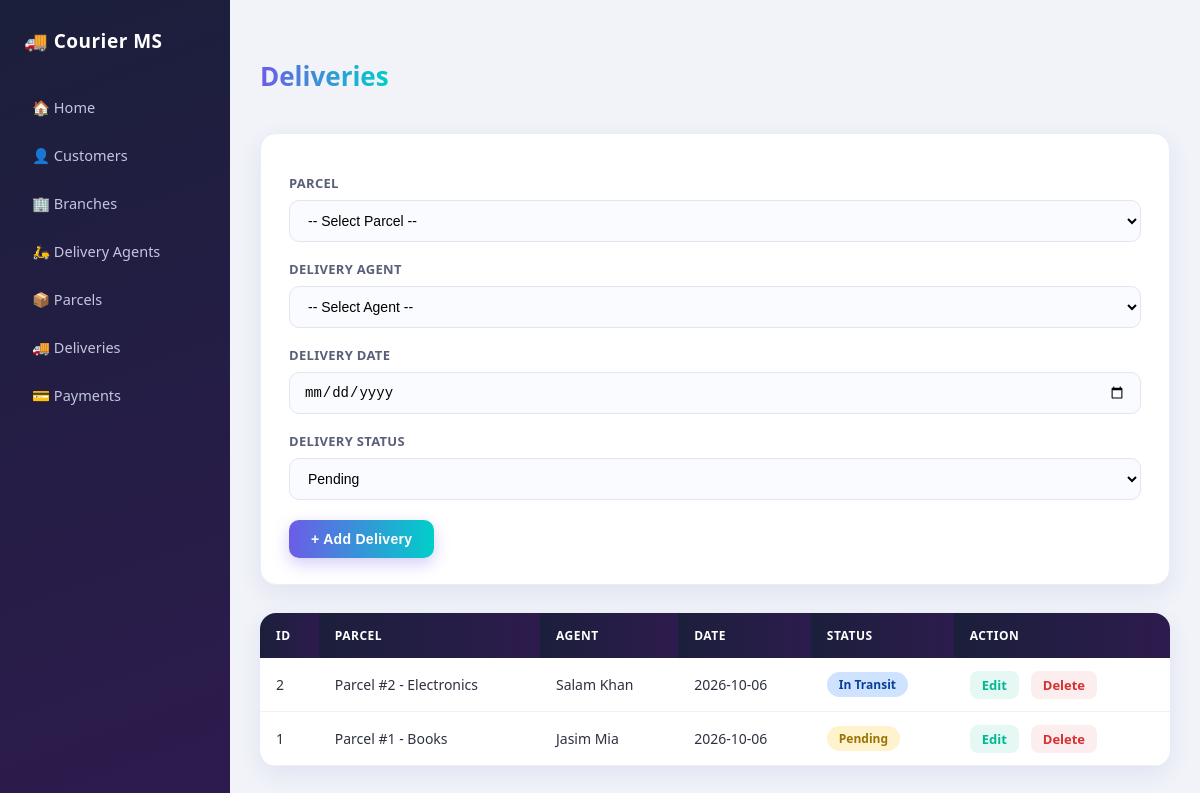
/deliveries.php, run on the app's committed database.
### tables this page shows
CREATE TABLE Deliveries (
    delivery_id INT AUTO_INCREMENT PRIMARY KEY,
    parcel_id INT,
    agent_id INT,
    delivery_date DATE,
    delivery_status VARCHAR(30) DEFAULT 'Pending',
    FOREIGN KEY (parcel_id) REFERENCES Parcels(parcel_id),
    FOREIGN KEY (agent_id) REFERENCES Delivery_Agents(agent_id)
);

CREATE TABLE Parcels (
    parcel_id INT AUTO_INCREMENT PRIMARY KEY,
    customer_id INT,
    branch_id INT,
    weight DECIMAL(6,2),
    description VARCHAR(200),
    status VARCHAR(30) DEFAULT 'Booked',
    booking_date DATE,
    FOREIGN KEY (customer_id) REFERENCES Customers(customer_id),
    FOREIGN KEY (branch_id) REFERENCES Branches(branch_id)
);

CREATE TABLE Delivery_Agents (
    agent_id INT AUTO_INCREMENT PRIMARY KEY,
    name VARCHAR(100) NOT NULL,
    phone VARCHAR(20),
    branch_id INT,
    FOREIGN KEY (branch_id) REFERENCES Branches(branch_id)
);

### deliveries.php (the view, shortened to what this page needs)
<?php
include 'includes/db_connect.php';
$edit_id = "";
$edit_delivery_date = "";
$edit_delivery_status = "";
$status_list = array("Pending", "In Transit", "Delivered", "Failed");
$all_deliveries = mysqli_query($conn, "SELECT d.*, p.description, a.name AS agent_name FROM Deliveries d LEFT JOIN Parcels p ON d.parcel_id=p.parcel_id LEFT JOIN Delivery_Agents a ON d.agent_id=a.agent_id ORDER BY d.delivery_id DESC");
function delivery_badge($status) {
    $class = "status-pending";
    if ($status == "In Transit") $class = "status-transit";
    return "<span class='status $class'>$status</span>";
}
?>
<!DOCTYPE html>
<html>
<head>
    <link rel="stylesheet" href="includes/style.css">
</head>
<body>
<?php include 'includes/nav.php'; ?>
<div class="container">
    <h2>Deliveries</h2>
    <form method="POST">
        <label>Parcel</label>
        <select name="parcel_id" required>
            <option value="">-- Select Parcel --</option>
        </select>
        <label>Delivery Agent</label>
        <select name="agent_id" required>
            <option value="">-- Select Agent --</option>
        </select>
        <label>Delivery Date</label>
        <input type="date" name="delivery_date" value="<?php echo $edit_delivery_date; ?>" required>
        <label>Delivery Status</label>
        <select name="delivery_status">
            <?php
            foreach ($status_list as $s) {
                if ($s == $edit_delivery_status) {
                    echo "<option value='$s' selected>$s</option>";
                } else {
                    echo "<option value='$s'>$s</option>";
                }
            }
            ?>
        </select>
        <?php
        if ($edit_id == "") {
            echo "<button class='btn' type='submit' name='submit'>+ Add Delivery</button>";
        } else {
            echo "<button class='btn' type='submit' name='submit'>Update Delivery</button>";
        }
        ?>
    </form>
    <table>
        <tr><th>ID</th><th>Parcel</th><th>Agent</th><th>Date</th><th>Status</th><th>Action</th></tr>
        <?php
        while ($row = mysqli_fetch_assoc($all_deliveries)) {
            echo "<tr>";
            echo "<td>" . $row['delivery_id'] . "</td>";
            echo "<td>Parcel #" . $row['parcel_id'] . " - " . $row['description'] . "</td>";
            echo "<td>" . $row['agent_name'] . "</td>";
            echo "<td>" . $row['delivery_date'] . "</td>";
            echo "<td>" . delivery_badge($row['delivery_status']) . "</td>";
            echo "<td class='action-links'>";
            echo "<a href='deliveries.php?edit=" . $row['delivery_id'] . "'>Edit</a>";
            echo "<a href='deliveries.php?delete=" . $row['delivery_id'] . "' onclick=\"return confirm('Delete?')\">Delete</a>";
            echo "</td>";
            echo "</tr>";
        }
        ?>
    </table>
</div>
</body>
</html>

### includes/nav.php
<div class="navbar">
    <a href="index.php">🏠 Home</a>
    <a href="customers.php">👤 Customers</a>
    <a href="branches.php">🏢 Branches</a>
    <a href="delivery_agents.php">🛵 Delivery Agents</a>
    <a href="parcels.php">📦 Parcels</a>
    <a href="deliveries.php">🚚 Deliveries</a>
    <a href="payments.php">💳 Payments</a>
</div>

### includes/style.css (style rules this page uses)
* { box-sizing: border-box; }
body { font-family: 'Segoe UI', Arial, sans-serif; background: #f1f3f9; margin: 0; padding: 0; display: flex; min-height: 100vh; color: #2d3142; }
.navbar { width: 230px; min-height: 100vh; background: linear-gradient(160deg, #1b1f3b 0%, #2d1b4e 100%); padding: 28px 18px; position: sticky; top: 0; display: flex; flex-direction: column; gap: 6px; }
.navbar::before { content: "🚚 Courier MS"; display: block; color: #ffffff; font-size: 19px; font-weight: 700; margin-bottom: 26px; padding-left: 6px; letter-spacing: 0.5px; }
.navbar a { color: #c3c6e0; text-decoration: none; font-weight: 500; font-size: 14.5px; padding: 11px 14px; border-radius: 10px; transition: all 0.2s ease; }
.container { flex: 1; max-width: 1100px; margin: 36px auto; padding: 0 30px; }
h2 { color: #1b1f3b; font-size: 26px; font-weight: 700; margin-bottom: 22px; padding-bottom: 14px; border-bottom: 3px solid transparent; background: linear-gradient(90deg, #6c5ce7, #00cec9); -webkit-background-clip: text; background-clip: text; -webkit-text-fill-color: transparent; display: inline-block; }
form { background: #ffffff; border-radius: 16px; padding: 26px 28px; margin-bottom: 28px; box-shadow: 0 8px 24px rgba(31, 38, 135, 0.08); border: 1px solid #ececf5; }
table { width: 100%; border-collapse: collapse; margin-top: 0; background: #ffffff; border-radius: 16px; overflow: hidden; box-shadow: 0 8px 24px rgba(31, 38, 135, 0.08); }
table th, table td { padding: 14px 16px; text-align: left; font-size: 14px; }
table th { background: linear-gradient(90deg, #1b1f3b, #2d1b4e); color: #ffffff; font-weight: 600; text-transform: uppercase; font-size: 12px; letter-spacing: 0.5px; }
table tr:not(:first-child) { border-bottom: 1px solid #f0f1f7; transition: background 0.15s ease; }
form label { font-weight: 600; font-size: 13px; color: #5a5f7a; margin-top: 14px; display: block; text-transform: uppercase; letter-spacing: 0.3px; }
form input, form select { padding: 11px 14px; margin: 8px 0 4px; width: 100%; border: 1.5px solid #e3e5f0; border-radius: 10px; font-size: 14px; background: #fafbff; transition: all 0.2s ease; }
.btn { display: inline-block; padding: 11px 22px; background: linear-gradient(90deg, #6c5ce7, #00cec9); color: #ffffff; text-decoration: none; border: none; border-radius: 10px; cursor: pointer; margin-top: 16px; font-weight: 600; font-size: 14px; letter-spacing: 0.3px; box-shadow: 0 6px 16px rgba(108, 92, 231, 0.3); transition: transform 0.15s ease, box-shadow 0.15s ease; }
.action-links a { margin-right: 12px; text-decoration: none; font-weight: 600; font-size: 13px; padding: 5px 12px; border-radius: 8px; transition: all 0.15s ease; }
.action-links a:first-child { color: #00b894; background: rgba(0, 184, 148, 0.1); }
.action-links a:last-child { color: #d63031; background: rgba(214, 48, 49, 0.08); }
.status { padding: 4px 12px; border-radius: 20px; font-size: 12px; font-weight: 600; display: inline-block; }
.status-booked, .status-pending { background: #fff3cd; color: #997404; }
.status-transit { background: #cfe2ff; color: #084298; }

### data on the page
deliveries: delivery_id "2", parcel "2", parcel.description "Electronics", agent.name "Salam Khan", delivery_date "2026-10-06", delivery_status "In Transit"
deliveries: delivery_id "1", parcel "1", parcel.description "Books", agent.name "Jasim Mia", delivery_date "2026-10-06", delivery_status "Pending"

### other printed values
form field delivery_status "Pending"
